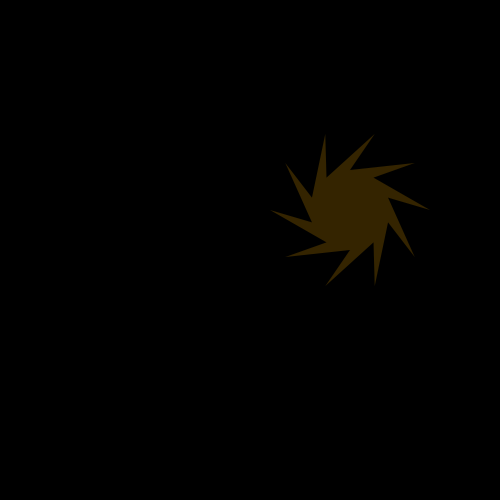
Frame 1 (no input)
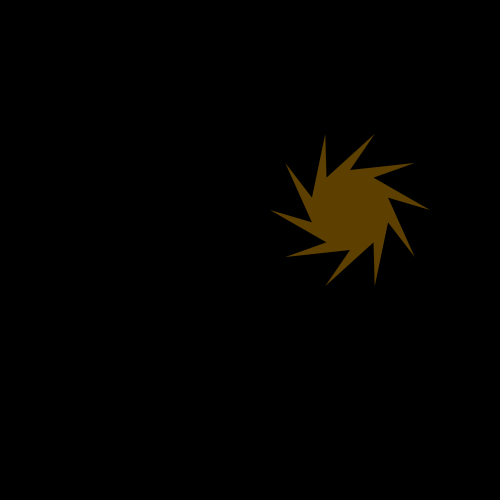
Frame 2 (the mouse pressed at the canvas centre, redrawn once)

The Processing sketch that drew these frames (run headless with seeded random() and noise(); the mouse was pressed at the canvas centre and the sketch redrawn once):

// Processing sketch: processing_84726
// ── processing_84726.pde

void setup(){
 smooth();
  background(/*225,245,243*/0);
  size(500, 500);
}
void draw(){

mouseX=100;
mouseY=100;
float x=20;//mouseX;
float y=40;//mouseY;
float n=10;//3+random(8); // nombre de cotes du polygone
float R=40;//+random(50); // rayon du polygone 
float r=4*R/2; // rayon de l'etoile polygonale

stroke(0,45);
strokeWeight(4/5);
fill(237,162,0,56);
float pisn=PI/n;
translate(width/2+r,height/2-r);
for(int j=0;j</*n*5*/1;j++){//forme simple
//for(int j=0;j<=n*5;j++){
// dessin des n sommets du polygone
beginShape();
for(int k=0;k<n;k++) {
if (n%2==0){ // cas du polygone a un nombre pair de sommets
  vertex(x+R*cos(k*2*pisn-pisn),y-R*sin(k*2*pisn-pisn));
  vertex(x+r*cos(k*2*pisn-2*pisn),y-r*sin(k*2*pisn-2*pisn));
}else{ // cas du polygone a un nombre impair de sommets
  vertex(x+R*cos(k*2*pisn-2*pisn),y-R*sin(k*2*pisn-2*pisn));
  vertex(x+r*cos(k*2*pisn-pisn),y-r*sin(k*2*pisn-pisn));
}
}
endShape(CLOSE);
// dessin des n sommets du polygone
translate(x-10,y-10);
rotate(PI/5); 
//rotate(23*PI/53);
scale(0.8,1.2);
noLoop();
}
}
